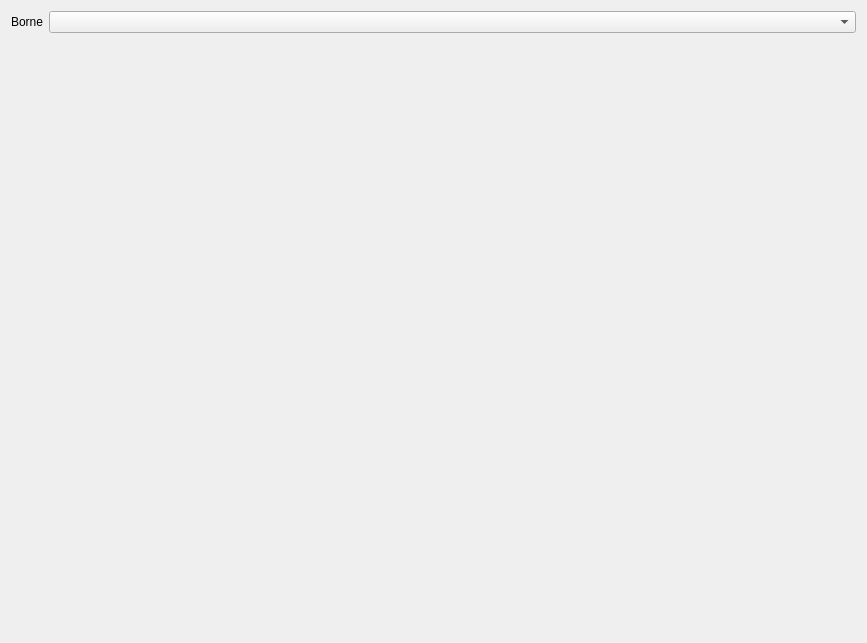
<?xml version="1.0" encoding="UTF-8"?>
<ui version="4.0">
 <class>BillingTabWidget</class>
 <widget class="QWidget" name="BillingTabWidget">
  <property name="geometry">
   <rect>
    <x>0</x>
    <y>0</y>
    <width>867</width>
    <height>643</height>
   </rect>
  </property>
  <property name="windowTitle">
   <string>Form</string>
  </property>
  <layout class="QVBoxLayout" name="verticalLayout_2">
   <item>
    <layout class="QVBoxLayout" name="verticalLayout">
     <item>
      <layout class="QFormLayout" name="formLayout">
       <item row="0" column="0">
        <widget class="QLabel" name="label">
         <property name="text">
          <string>Borne</string>
         </property>
        </widget>
       </item>
       <item row="0" column="1">
        <widget class="QComboBox" name="cbBornes"/>
       </item>
      </layout>
     </item>
    </layout>
   </item>
   <item>
    <widget class="QWidget" name="widgetBill" native="true">
     <property name="sizePolicy">
      <sizepolicy hsizetype="Preferred" vsizetype="Expanding">
       <horstretch>0</horstretch>
       <verstretch>0</verstretch>
      </sizepolicy>
     </property>
    </widget>
   </item>
  </layout>
 </widget>
 <resources/>
 <connections/>
</ui>
